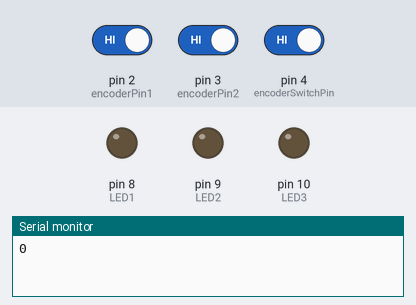
Simulated run of this sketch. Board: Arduino Uno, built with avr-gcc and run on an emulated ATmega328P. On the bench: output pins drawn as LEDs (lit = HIGH), the last lines printed to the serial monitor. Inputs (shaded band) come from the test bench; at power-on: pin 4 (encoderSwitchPin) HIGH, pin 2 (encoderPin1) HIGH, pin 3 (encoderPin2) HIGH.

Above: at 0.1 s.
At 2.8 s:
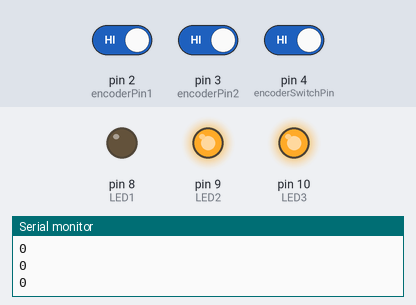
2.9 s: pin 4 (encoderSwitchPin) driven LOW
Timing chart, 0 to 5.9 s (numbered marks = the images above; inputs shaded):
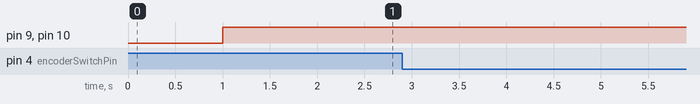

The sketch:

encoder_LED_test.ino
```cpp
//From bildr article: http://bildr.org/2012/08/rotary-encoder-arduino/

//these pins can not be changed 2/3 are special pins
int encoderPin1 = 2;
int encoderPin2 = 3;
int encoderSwitchPin = 4; //push button switch

volatile int lastEncoded = 0;
volatile long encoderValue = 0;

long lastencoderValue = 0;

int lastMSB = 0;
int lastLSB = 0;
//LED

const int LED1 = 8;
const int LED2 = 9;
const int LED3 = 10;


void setup() {
  Serial.begin (9600);

  pinMode(encoderPin1, INPUT);
  pinMode(encoderPin2, INPUT);

  pinMode(encoderSwitchPin, INPUT);

  pinMode(LED1, OUTPUT);
  pinMode(LED2, OUTPUT);
  pinMode(LED3, OUTPUT);


  digitalWrite(encoderPin1, HIGH); //turn pullup resistor on
  digitalWrite(encoderPin2, HIGH); //turn pullup resistor on

  digitalWrite(encoderSwitchPin, HIGH); //turn pullup resistor on


  //call updateEncoder() when any high/low changed seen
  //on interrupt 0 (pin 2), or interrupt 1 (pin 3)
  attachInterrupt(0, updateEncoder, CHANGE);
  attachInterrupt(1, updateEncoder, CHANGE);

}

void loop(){
  //Do stuff here
  if(digitalRead(encoderSwitchPin)){
    //button is not being pushed
  }else{
    Serial.println("button being pushed!!");
  }

  Serial.println(encoderValue/4);
  delay(1000); //just here to slow down the output, and show it will work  even during a delay
  if ((encoderValue/4)%3==0) { mode1(); }
  if ((encoderValue/4)%3==1) { mode2(); }
  if ((encoderValue/4)%3==2) { mode3(); }
}


void updateEncoder(){
  int MSB = digitalRead(encoderPin1); //MSB = most significant bit
  int LSB = digitalRead(encoderPin2); //LSB = least significant bit

  int encoded = (MSB << 1) |LSB; //converting the 2 pin value to single number
  int sum  = (lastEncoded << 2) | encoded; //adding it to the previous encoded value

  if(sum == 0b1101 || sum == 0b0100 || sum == 0b0010 || sum == 0b1011) encoderValue ++;
  if(sum == 0b1110 || sum == 0b0111 || sum == 0b0001 || sum == 0b1000) encoderValue --;

  lastEncoded = encoded; //store this value for next time
}

void mode1(){
  digitalWrite(LED1, LOW);
  digitalWrite(LED2, HIGH);
  digitalWrite(LED3, HIGH);
  //Serial.println(encoderValue);
}

void mode2(){
  digitalWrite(LED1, HIGH);
  digitalWrite(LED2, LOW);
  digitalWrite(LED3, HIGH);
  //Serial.println(encoderValue);
}

void mode3(){
  digitalWrite(LED1, HIGH);
  digitalWrite(LED2, HIGH);
  digitalWrite(LED3, LOW);
  //Serial.println(encoderValue );
}
```
